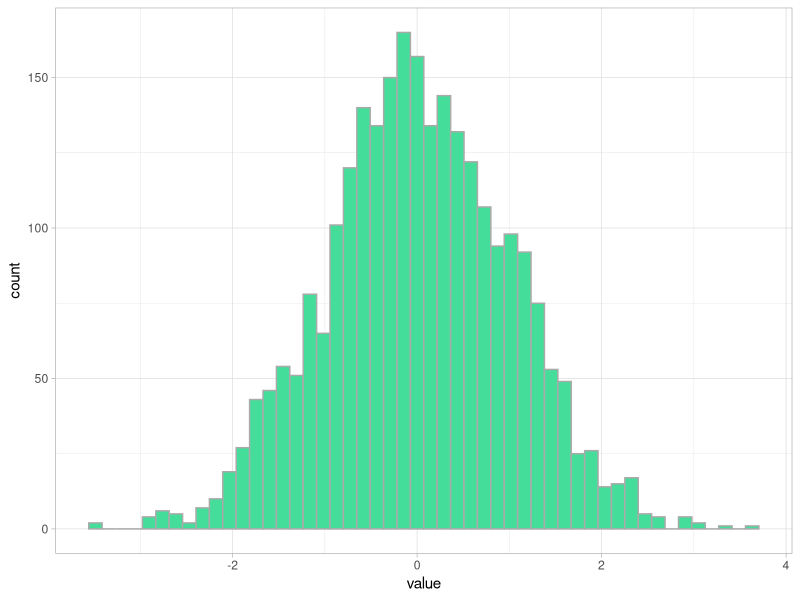
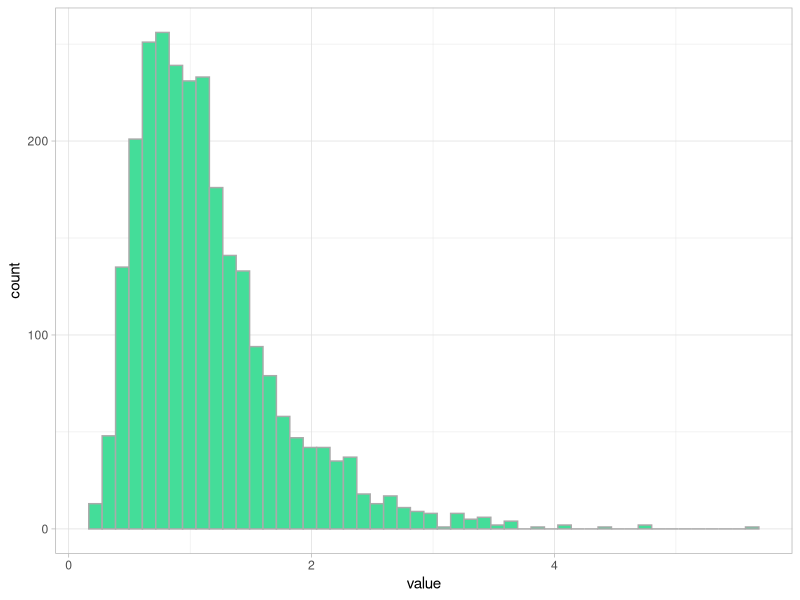
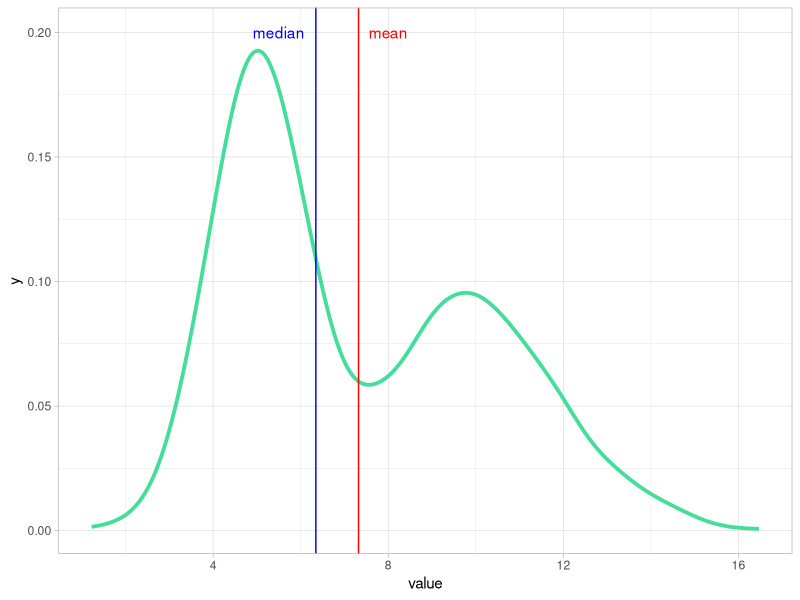
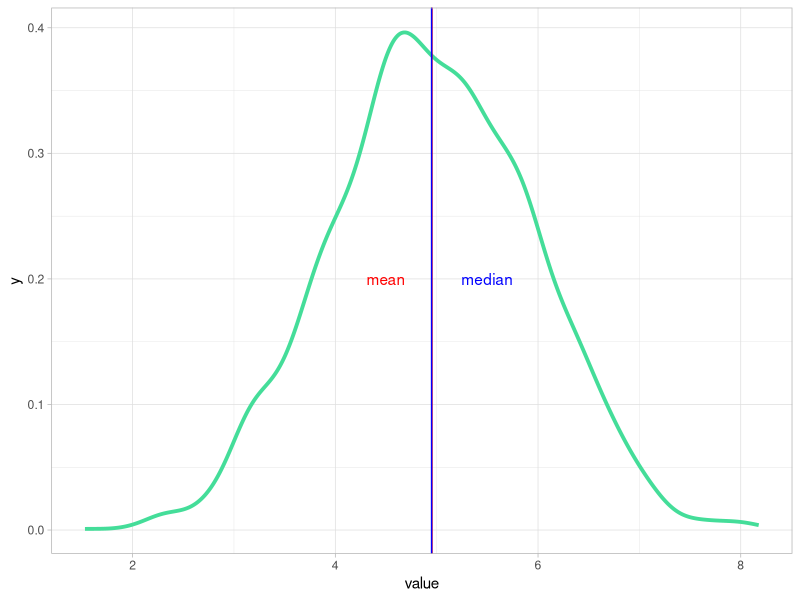

Reproduce these figures in R, in order.
## ---- chunk 1
knitr::opts_chunk$set(echo = TRUE,fig.width =6,fig.align="center", fig.height = 3)
library(knitr)
library(xtable)
library(ggplot2)
library(dplyr)
## ---- chunk 2
xx <- data.frame(value=rnorm(2600))
plot1 <- ggplot(xx)+
        geom_histogram(aes(x = value),bins = 50, color="#aaaaaa", fill="#44DD99" )+
        theme_light()
plot1
## ---- chunk 3
xx <- data.frame(value=rlnorm(2600,sdlog = 0.5))
plot1 <- ggplot(xx)+
        geom_histogram(aes(x = value),bins = 50, color="#aaaaaa", fill="#44DD99" )+
        theme_light()
plot1
## ---- chunk 4
xx <- data.frame(value=rnorm(1600,mean = 5, sd = 1))
yy <- data.frame(value= rnorm(1400, mean = 10, sd=2) )
xx <-  rbind(xx, yy)
plot1 <- ggplot(xx)+
        geom_line(aes(x = value),stat = "density", color="#44DD99", lwd= 1.3)+
        geom_vline(xintercept = mean(xx$value), color="red")+
        geom_vline(xintercept = median(xx$value),color="blue")+
        annotate("text", x=c(8,5.5), y=c(0.2,0.2), colour=c("red","blue"),label=c("mean", "median"))+
        theme_light()
plot1
## ---- chunk 5
xx <- data.frame(value=rnorm(2600,mean = 5, sd = 1))
plot1 <- ggplot(xx)+
        geom_line(aes(x = value),stat = "density", color="#44DD99", lwd= 1.3)+
        geom_vline(xintercept = mean(xx$value), color="red")+
        geom_vline(xintercept = median(xx$value) + 0.02,color="blue")+
        annotate("text", x=c(4.5,5.5), y=c(0.2,0.2), colour=c("red","blue"),label=c("mean", "median"))+
        theme_light()
plot1
